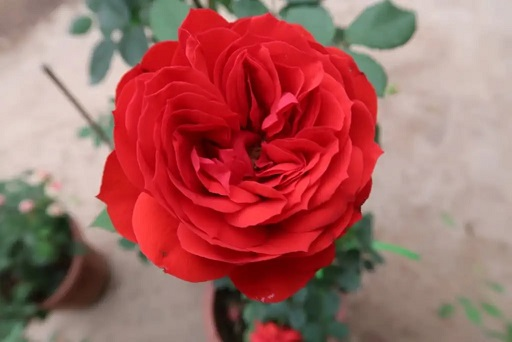
#> input picture On Thi/Code luyện tập/Chuong_4/roes.jpg, 512 x 342 px
$ jupyter execute Dang.ipynb   (older library calls are emulated)
#> lines starting #> are read from the running program, lines starting #| are printed output that depends on the picture; after the words box and inside, x2 and y2 are one past the last pixel; in counts of white or black regions, pixels touching at a corner belong together
## 1 - Dạng 1: Gaussian Blur kết hợp Canny
- Đọc ảnh rose.jpg.
- Chuyển ảnh sang ảnh xám.
- Làm mờ bằng GaussianBlur.
- Phát hiện cạnh bằng Canny.
- Hiển thị và lưu ảnh kết quả.

[cell 1]
import cv2
import matplotlib.pyplot as plt
anh = cv2.imread("roes.jpg")
#> anh is the input picture: shape (342, 512, 3); mean B, G, R 97.2, 100.8, 165
anh_xam = cv2.cvtColor(anh, cv2.COLOR_BGR2GRAY) # Dòng này thực sự chuyển dữ liệu ảnh màu thành ảnh xám
# nếu đề cho :  GaussianBlur kernel (7, 7), sigma = 1 ,Canny ngưỡng 120 và 250
mo_anh = cv2.GaussianBlur(anh_xam, (7,7), 1 ) # Làm mịn ảnh - giảm nhiễu - tránh canny phát hiện quá nhiều cạnh hoa giả . (7,7) Kích thước kernel
phat_hien = cv2.Canny(mo_anh, 120, 250) # CANNY phát hiện số cạnh trong ảnh
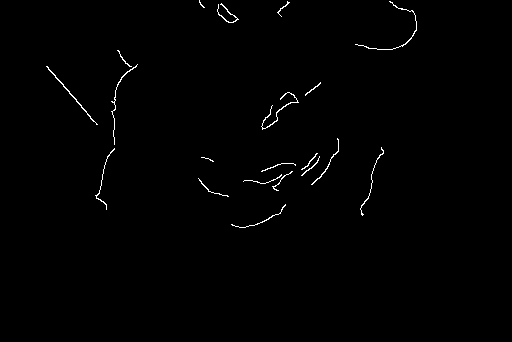
#> phat_hien: shape (342, 512); 0.69% white in thin lines or dots, all inside (x1, y1, x2, y2) = (46, 0, 417, 228)
plt.imshow(phat_hien, cmap="gray") # Hiển thị các giá trị pixel theo thang màu xám, từ đen đến trắng
plt.axis("off") # Dòng này dùng để ẩn trục tọa độ quanh ảnh.
plt.title("Canny edge ")
plt.show()

## Dạng 2: Phát hiện biên bằng Sobel
- Đọc ảnh → chuyển ảnh xám → resize → Sobel X/Y → kết hợp hai ảnh biên → hiển thị → lưu ảnh.
- Khác với Canny ở dạng 1, Sobel giúp xác định biên theo từng hướng X và Y.
- Đề cho như sau :
- Cho ảnh mountain.jpg:
    - 1.Đọc ảnh và chuyển sang ảnh xám.
    - 2.Resize ảnh về kích thước 256 × 256.
    - 3.Áp dụng Sobel theo trục X và trục Y.
    - 4.Kết hợp hai kết quả Sobel.
    - 5.Hiển thị và lưu ảnh với tên sobel_mountain.jpg.

[cell 2]
# mo_anh = cv2.GaussianBlur(anh_xam, (7,7), 1 )
# phat_hien = cv2.Canny(mo_anh, 120, 250)
# Mk chỉ cần thay 2 đoạn code ở dạng 1 thành như này :
# Bắt đầu từ ý 2
anh_resize = cv2.resize(anh_xam, (256, 256))
# Ý 3:
sobel_x = cv2.Sobel(anh_resize, cv2.CV_64F, 1, 0 ) # 1, 0: Sobel theo trục X, thường làm rõ cạnh dọc.
sobel_Y = cv2.Sobel(anh_resize, cv2.CV_64F, 0, 1) # 0, 1: Sobel theo trục Y, thường làm rõ cạnh ngang

sobel_x = cv2.convertScaleAbs(sobel_x) # convertScaleAbs(): chuyển kết quả Sobel về dạng ảnh dễ hiển thị.
sobel_Y = cv2.convertScaleAbs(sobel_Y)
# ý 4 :
ket_qua = cv2.addWeighted(sobel_x, 0.5, sobel_Y, 0.5, 0 ) # addWeighted(): kết hợp Sobel X và Sobel Y.
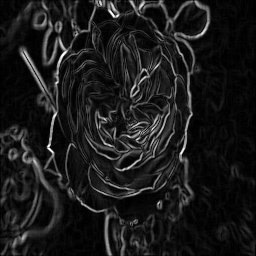
#> ket_qua: shape (256, 256); min 0, max 255, mean 26.3
# 0.5 thứ nhất Mức đóng góp của sobel_x là 50%
# 0.5  thứ 2 Mức đóng góp của sobel_y là 50%
# 0 cuối cùng - độ sáng cộng thêm vào ảnh kết quả
# Vẽ lại quay lại dạng 1
plt.imshow(ket_qua, cmap="gray")
plt.title("Sobel Edge")
plt.axis("off")
plt.show()
# Lưu ảnh
cv2.imwrite("Dang_2.jpg", ket_qua)
#> Out = True

## Dạng 3: Phát hiện đường thẳng bằng Hough Transform
- Hough Transform xem các điểm biên nào nằm gần nhau và tạo thành đường thẳng. Bản chất của nó Canny tìm các điểm cạnh, Hough nối các điểm cạnh thành đường thẳng
- QUY TRÌNH : Đọc ảnh → chuyển ảnh xám → Canny → HoughLinesP → vẽ đường lên ảnh gốc → hiển thị → lưu ảnh
- Cho file ảnh street.jpg(tùy vô đề bài). Thực hiện các yêu cầu sau:
    - 1. Đọc ảnh street.jpg.
    - 2. Chuyển ảnh sang ảnh xám.
    - 3. Áp dụng thuật toán Canny với ngưỡng thấp 60 và ngưỡng cao 180.
    - 4. Phát hiện các đường thẳng bằng Hough Line Transform với threshold=120.
    - 5. Vẽ các đường thẳng phát hiện được lên ảnh gốc.
    - 6. Hiển thị ảnh kết quả.
    - 7. Lưu ảnh kết quả với tên hough_street.jpg.

[cell 3]
# mo_anh = cv2.GaussianBlur(anh_xam, (7,7), 1 )
# phat_hien = cv2.Canny(mo_anh, 120, 250)
# Mk chỉ cần thay 2 đoạn code ở dạng 1 thành như này :
# Bắt đầu từ ý 3
import numpy as np
doc_Anh = cv2.imread("street.png")
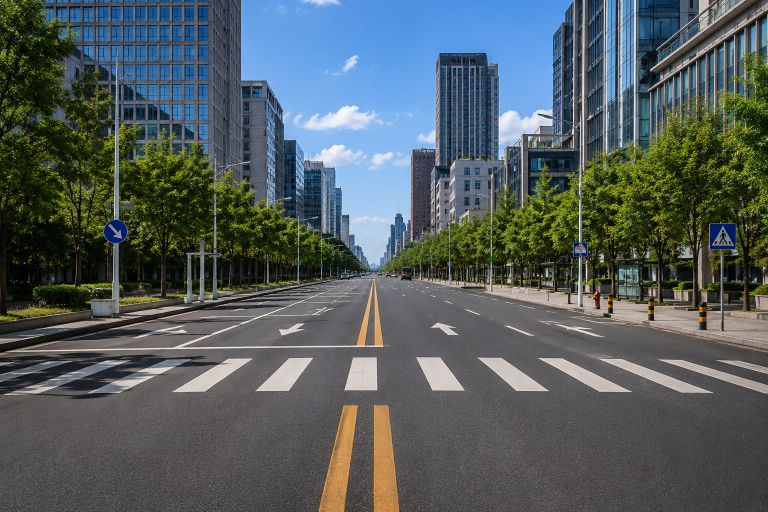
#> input picture On Thi/Code luyện tập/Chuong_4/street.png, 1536 x 1024 px (shown at 1/2 size)
#> doc_Anh is the input picture: shape (1024, 1536, 3); mean B, G, R 94.1, 93.4, 83.4
anh_xam_dg = cv2.cvtColor(doc_Anh, cv2.COLOR_BGR2GRAY)
bien = cv2.Canny(anh_xam_dg, 60, 180)
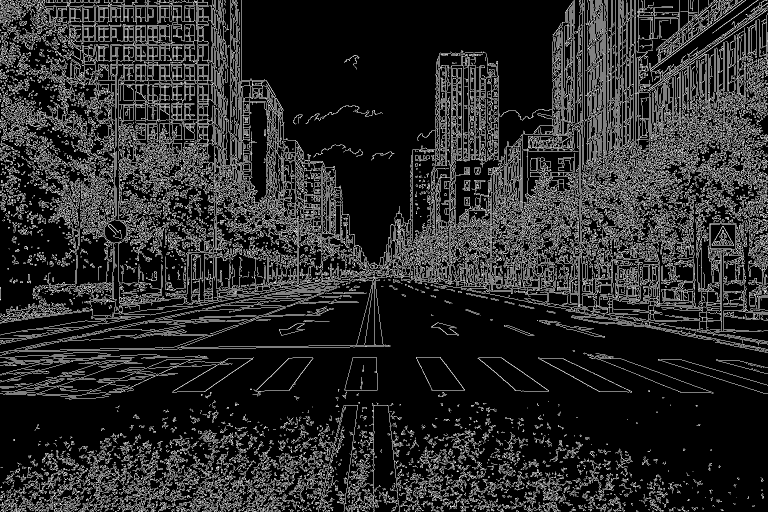
#> bien: shape (1024, 1536) (shown at 1/2 size); 16.5% white in thin lines or dots
# Ý 4:
duong_thang =cv2.HoughLinesP(bien, 1, np.pi / 180, threshold= 120 )
# 1 là độ phân giải , np.pi / 180 là độ phân giải góc bằng 1 độ ,
# Ý 5:
if duong_thang is not None:
    for duong in duong_thang:
        x1, y1, x2, y2 = duong[0]
        cv2.line(doc_Anh, (x1, y1), (x2, y2), (0, 250, 0), 2)
#> this loop made 72848 passes
#> (x1, y1, x2, y2) on passes 1 to 3: (1231, 473, 1232, 473), (1042, 500, 1042, 500), (254, 610, 258, 610)
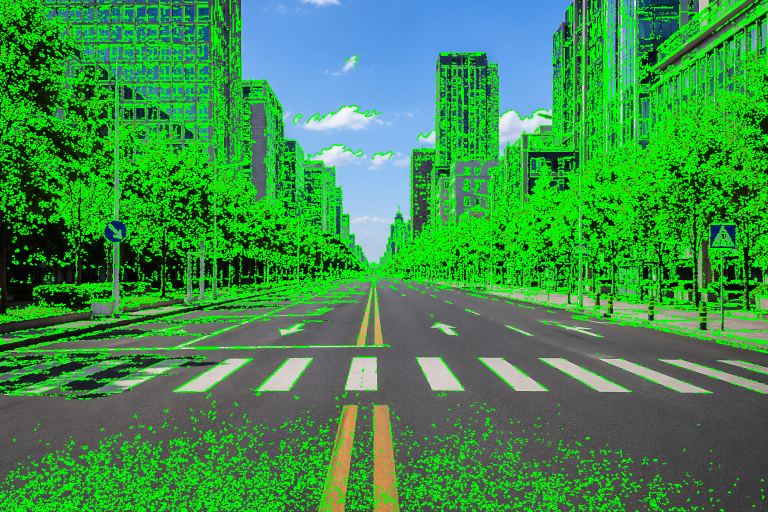
#> doc_Anh: shape (1024, 1536, 3) (shown at 1/2 size); mean B, G, R 73, 141.1, 60.3
anh_rgb = cv2.cvtColor(doc_Anh, cv2.COLOR_BGR2RGB) ## e chú ý cv2.COLOR_BGR2RGB với đoạn code dòng thứ 7
plt.imshow(anh_rgb)
plt.axis("off")
plt.title("Hough Lines")
plt.show()
cv2.imwrite("Dang_3.jpg", doc_Anh)
#> Out = True

| Thành phần    | Công dụng            |
| ------------- | -------------------- |
| `anh`         | ảnh cần vẽ           |
| `(x1, y1)`    | điểm đầu             |
| `(x2, y2)`    | điểm cuối            |
| `(0, 255, 0)` | màu xanh lá theo BGR |
| `2`           | độ dày đường         |
 độ dày đường mình có thể bỏ nếu đề hỏi thì mk thêm vô

## Dạng 4: Resize ảnh và làm mờ bằng Median Blur
- Quy trình : Đọc ảnh → chuyển ảnh xám → resize → Median Blur → hiển thị → lưu ảnh
- Đề bài có thể ra như sau:
    1. Cho file ảnh tulip.jpg.
    2. Đọc ảnh và chuyển sang ảnh xám.
    3. Resize ảnh về kích thước 80 × 80.
    4. Áp dụng bộ lọc Median Blur với kernel bằng 5.
    5. Hiển thị ảnh kết quả.
    6. Lưu ảnh với tên median_tulip.jpg.

[cell 4]
import cv2
import matplotlib.pyplot as plt
doc_anh4 = cv2.imread("tulip.png")
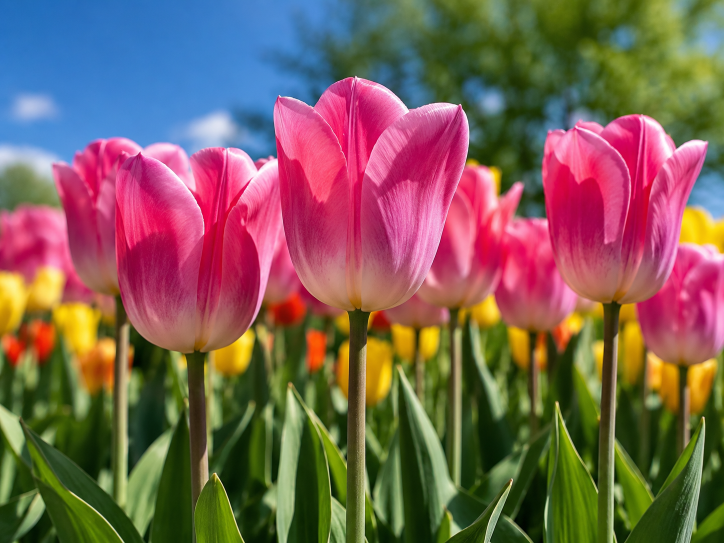
#> input picture On Thi/Code luyện tập/Chuong_4/tulip.png, 1448 x 1086 px (shown at 1/2 size)
#> doc_anh4 is the input picture: shape (1086, 1448, 3); mean B, G, R 85.6, 95.8, 124
anh_xam4= cv2.cvtColor(doc_anh4, cv2.COLOR_BGR2GRAY)
resize4 = cv2.resize(anh_xam4, (80, 80))
loc4 = cv2.medianBlur(resize4, 5)
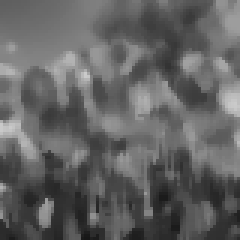
#> loc4: shape (80, 80) (shown 3 times larger); min 23, max 202, mean 98.4
plt.imshow(loc4, cmap="gray")
plt.title("Linh Trần Cơ")
plt.axis("off")
plt.show()

## Dạng 5: Canny kết hợp Hough Transform trên ảnh đường cao tốc
- Dạng 5 gần giống dạng 3, nhưng sử dụng ảnh highway.jpg và ngưỡng Canny khác.
- Đề bài:
    - Cho file ảnh highway.jpg:
        1. Đọc ảnh và chuyển sang ảnh xám.
        2. Áp dụng phát hiện cạnh Canny với ngưỡng 90 và 220.
        3. Phát hiện đường thẳng bằng Hough Transform.
        4. Vẽ các đường thẳng phát hiện được lên ảnh gốc.
        5. Hiển thị và lưu ảnh với tên hough_lines_highway.jpg

[cell 5]
import cv2
import matplotlib.pyplot as plt
import numpy as np
doc_anh5= cv2.imread("cao_toc.png")
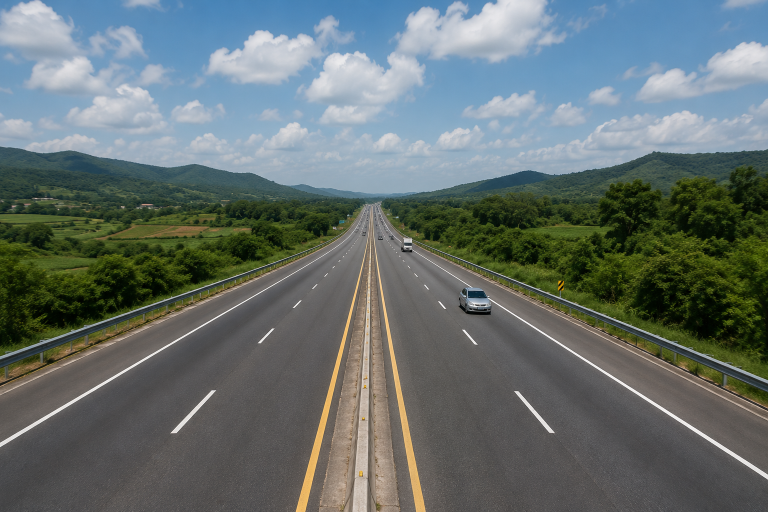
#> input picture On Thi/Code luyện tập/Chuong_4/cao_toc.png, 1536 x 1024 px (shown at 1/2 size)
#> doc_anh5 is the input picture: shape (1024, 1536, 3); mean B, G, R 110.5, 112.1, 101.5
anh_xam5 = cv2.cvtColor(doc_anh5, cv2.COLOR_BGR2GRAY)
bien5 = cv2.Canny(anh_xam5, 90, 220)
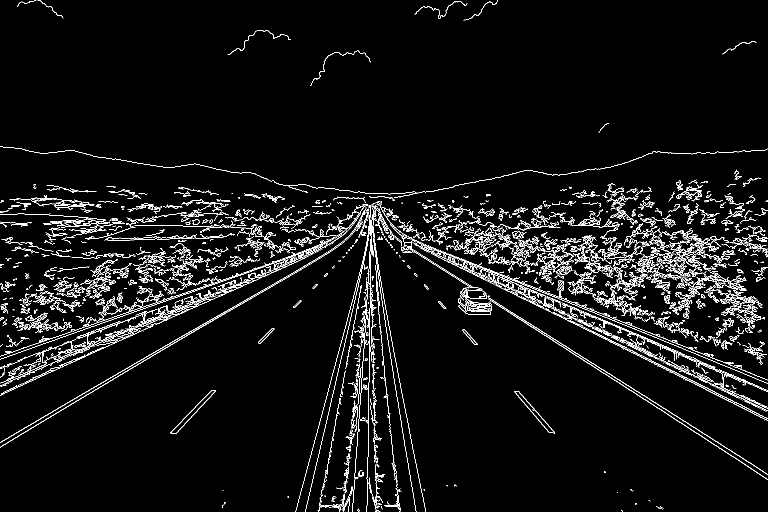
#> bien5: shape (1024, 1536) (shown at 1/2 size); 4.8% white in thin lines or dots
duong_thang5 = cv2.HoughLinesP(bien5, 1,  np.pi / 180 , threshold= 100)
if duong_thang5 is not None:
    for duong5 in duong_thang5 :
        X1, Y1, X2, Y2 = duong5[0]
        cv2.line(doc_anh5, (X1, Y1), (X2, Y2), (0, 0,255), 2)
#> this loop made 10236 passes
#> (X1, Y1, X2, Y2) on passes 1 to 3: (758, 446, 758, 446), (764, 442, 764, 442), (477, 608, 610, 531)
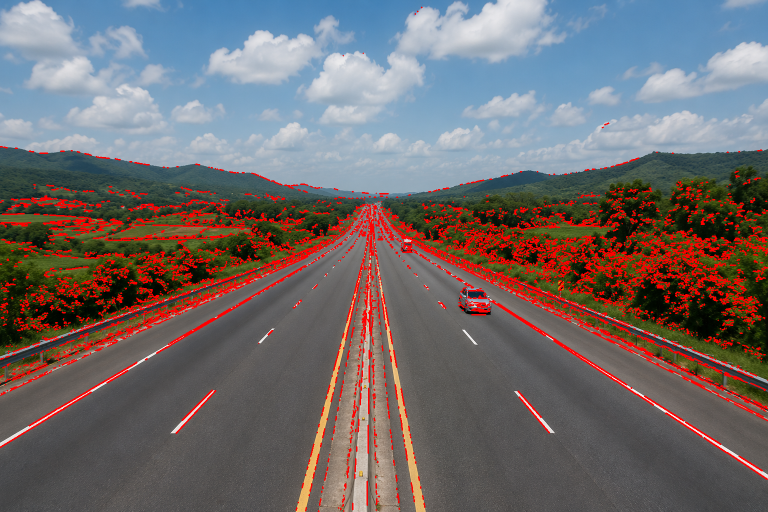
#> doc_anh5: shape (1024, 1536, 3) (shown at 1/2 size); 6.85% of pixels changed, all inside (x1, y1, x2, y2) = (0, 13, 1536, 1024)
anh_rgb5 = cv2.cvtColor(doc_anh5, cv2.COLOR_BGR2RGB)
plt.imshow(anh_rgb5)
plt.axis("off")
plt.title("ẢNH CAO TỐC")
plt.show()
